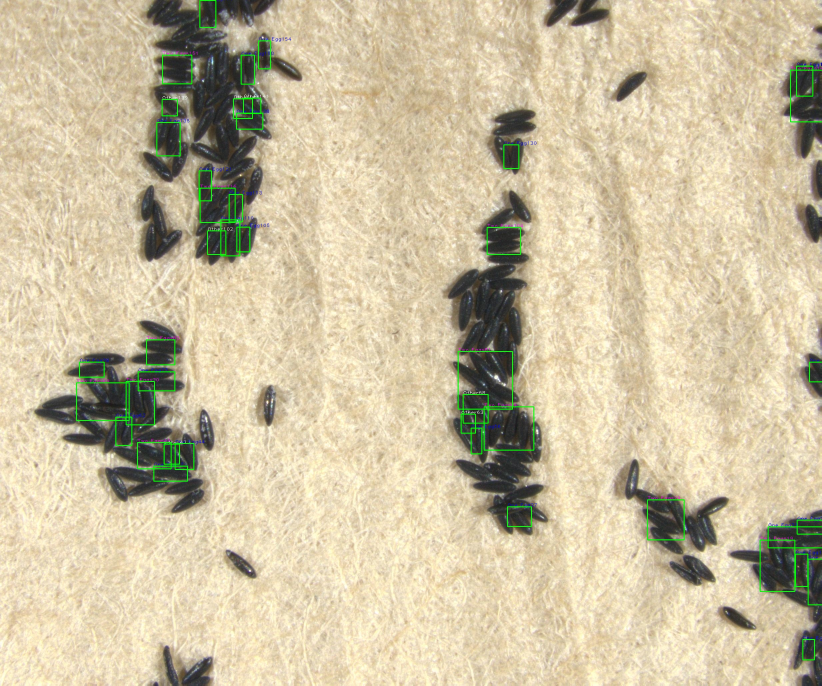
#> input picture Counting Eggs With AI/stackPhotos/Rectanglestack1.jpg, 2464 x 2056 px (shown at 1/3 size)
$ python semester2.py
#> lines starting #> are read from the running program, lines starting #| are printed output that depends on the picture; after the words box and inside, x2 and y2 are one past the last pixel; in counts of white or black regions, pixels touching at a corner belong together
import numpy as np
import cv2
import math
import os
font = cv2.FONT_HERSHEY_TRIPLEX

FILENAME = 'stack5.jpg'

directory = 'stackPhotos'

for filename in os.listdir(directory):
     f = os.path.join(directory, filename)
     if ".jpg" in f:
        # SETUP - CREATE BLACK MASK AND FIND CONTOURS
        lower_black = np.array([0, 0, 0], dtype="uint16")
        upper_black = np.array([100, 100, 100], dtype="uint16")
        img = cv2.imread(f)
#> img is the input picture: shape (2056, 2464, 3); mean B, G, R 161.3, 191.5, 203.5
        img2 = img
        tempImg = cv2.imread(f)
        gray = cv2.cvtColor(tempImg, cv2.COLOR_RGB2GRAY)
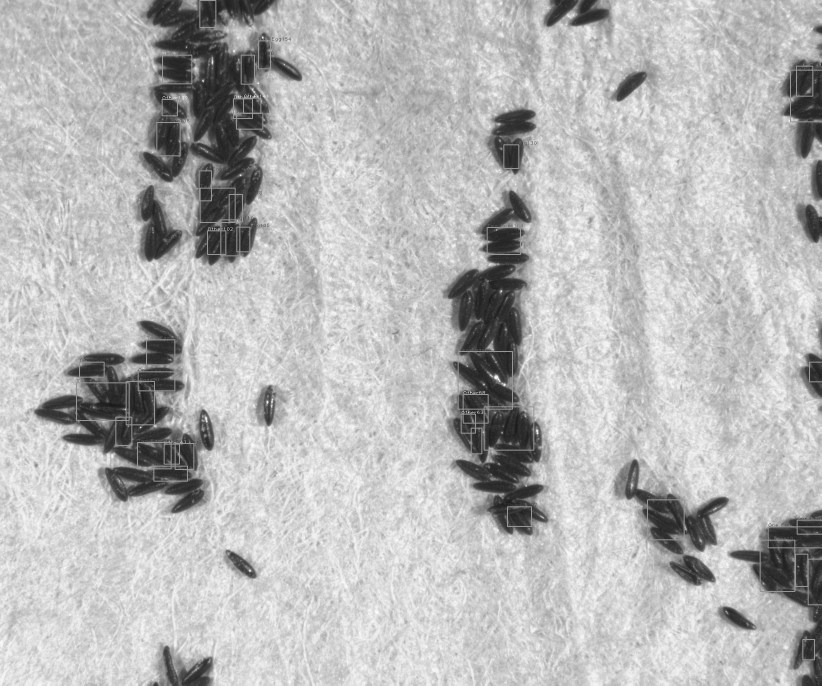
#> gray: shape (2056, 2464) (shown at 1/3 size); min 20, max 255, mean 183.8
        cv2.imwrite("gray.jpg", gray)
        frame = cv2.imread("gray.jpg")
#> frame: shape (2056, 2464, 3); min 20, max 255, mean 183.8
        try:
                os.remove("gray.jpg")
        except: pass
        black_mask = cv2.inRange(frame, lower_black, upper_black)
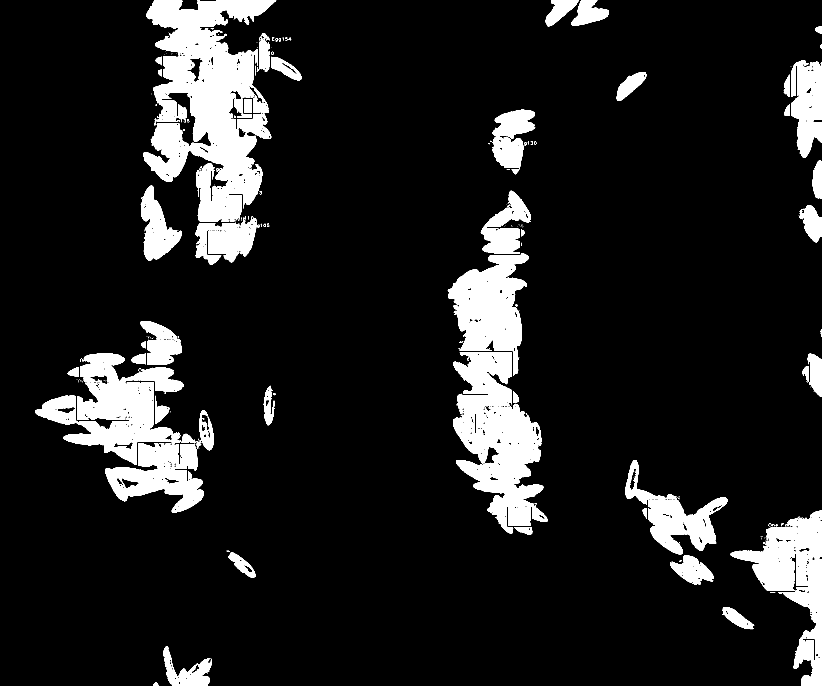
#> black_mask: shape (2056, 2464) (shown at 1/3 size); 11.6% white; 387 white regions (189 under 20 px)
        canny = black_mask
        canny = cv2.GaussianBlur(black_mask, (11, 11), 0)
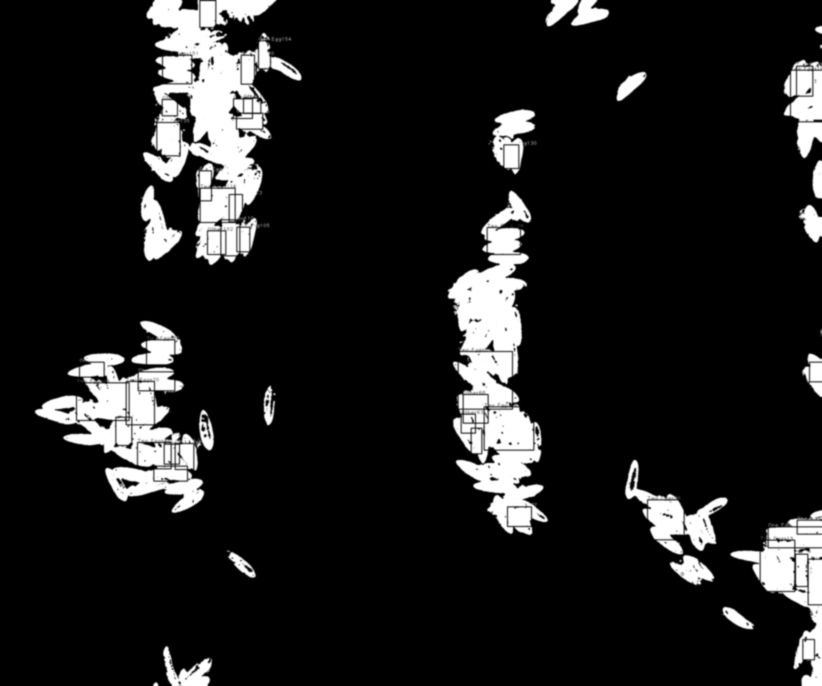
#> canny: shape (2056, 2464) (shown at 1/3 size); min 0, max 255, mean 29.7
        dilated = cv2.dilate(canny, (1, 1), iterations=1)
        (contours, heirarchy) = cv2.findContours(dilated, cv2.RETR_EXTERNAL, cv2.CHAIN_APPROX_SIMPLE)
#> contours = 21 contours; largest, box (x1, y1, x2, y2) and area: (424, 0, 909, 801) 216668, (1339, 567, 1648, 1611) 176426, (100, 958, 646, 1544) 147838, (2186, 1526, 2464, 2056) 61969, (1871, 1375, 2188, 1761) 44524
        rgb = cv2.cvtColor(img2, cv2.COLOR_BGR2RGB)
        cv2.drawContours(rgb, contours, -1, (0, 255, 0), 2)
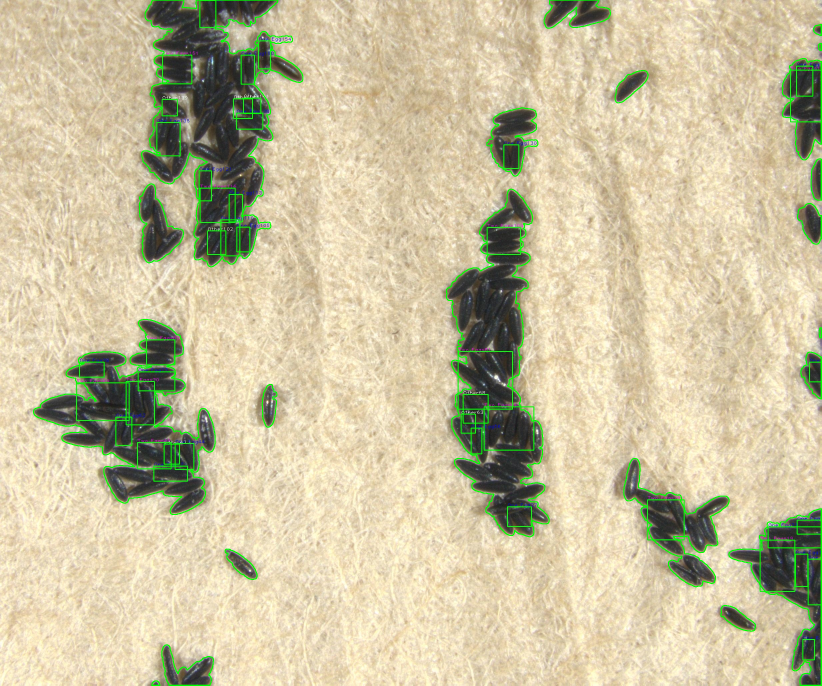
#> rgb: shape (2056, 2464, 3) (shown at 1/3 size); mean R, G, B 201.3, 192.8, 159.6


        # NEXT STEP - CALCULATE AREA
        # assuming 4350 is the area of one egg, and count is number of eggs
        count = 0;
        for i in contours:
            area = cv2.contourArea(i)
            x,y,w,h = cv2.boundingRect(i)

            if(area > 4350):
                count += math.floor(area/4350)
                num = math.floor(area/4350)
                cv2.putText(rgb,str(num),(math.floor(x+w/2), math.floor(y+h/2)),font, 2, (255, 0, 0))
            elif(area > 3000):
                count += 1
                num = 1
                cv2.putText(rgb,str(num),(math.floor(x+w/2), math.floor(y+h/2)),font, 2, (255, 0, 0))
#> this loop made 21 passes
#> (area, x, y, w, h, count, num) on passes 2, 3, 4, 5, 6, 7, 8, 10, 11, 12, 13, 14: (10247, 485, 1934, 156, 122, 2, 2), (4285.5, 2162, 1816, 105, 78, 3, 1), (4068, 675, 1647, 97, 92, 4, 1), (61969, 2186, 1526, 278, 530, 18, 14), (44524.5, 1871, 1375, 317, 386, 28, 10), (4147, 786, 1153, 45, 129, 29, 1), (5706, 2402, 1056, 62, 141, 30, 1), (147838, 100, 958, 546, 586, 63, 33), (5902.5, 2392, 610, 72, 123, 64, 1), (176426, 1339, 567, 309, 1044, 104, 40), (17234, 418, 551, 133, 238, 107, 3), (3109.5, 2433, 476, 31, 125, 108, 1)
#> (area, x, y, w, h) on passes 1, 9, 18, 19: (238.5, 455, 2042, 25, 14), (156, 2457, 983, 7, 31), (140.5, 2455, 130, 9, 22), (566, 2440, 73, 24, 34)
#> after the loop, count = 169

        print("In file " + f + ", Number of eggs: " + str(count));
#| In file stackPhotos/Rectanglestack1.jpg, Number of eggs: 169
#> pass 2 of the loop `for filename in os.listdir(directory):`:
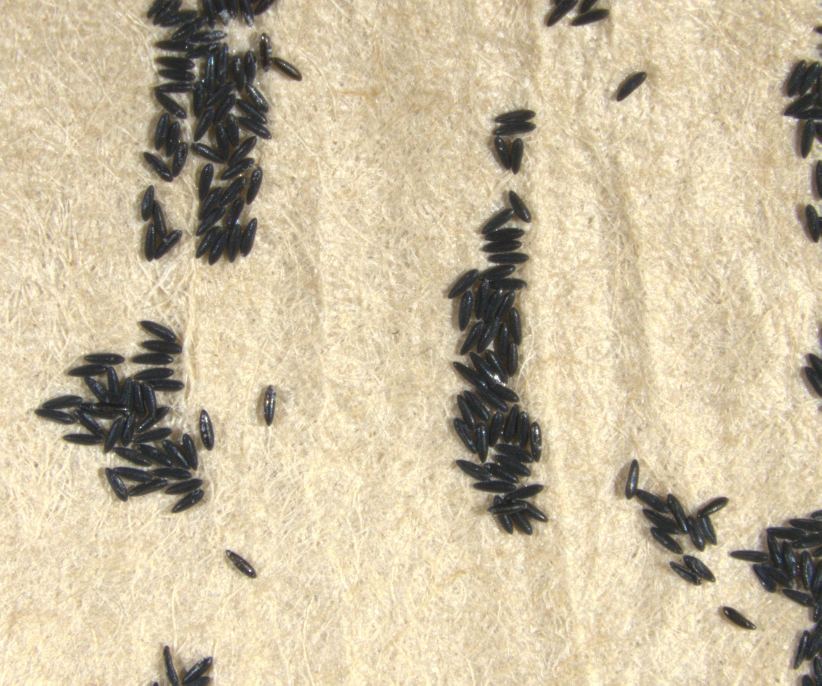
#> input picture Counting Eggs With AI/stackPhotos/stack1.jpg, 2464 x 2056 px (shown at 1/3 size)
#> img is the input picture: shape (2056, 2464, 3); mean B, G, R 161.6, 190.2, 204.1
#> `black_mask = cv2.inRange(frame, lower_black, upper_black)`:
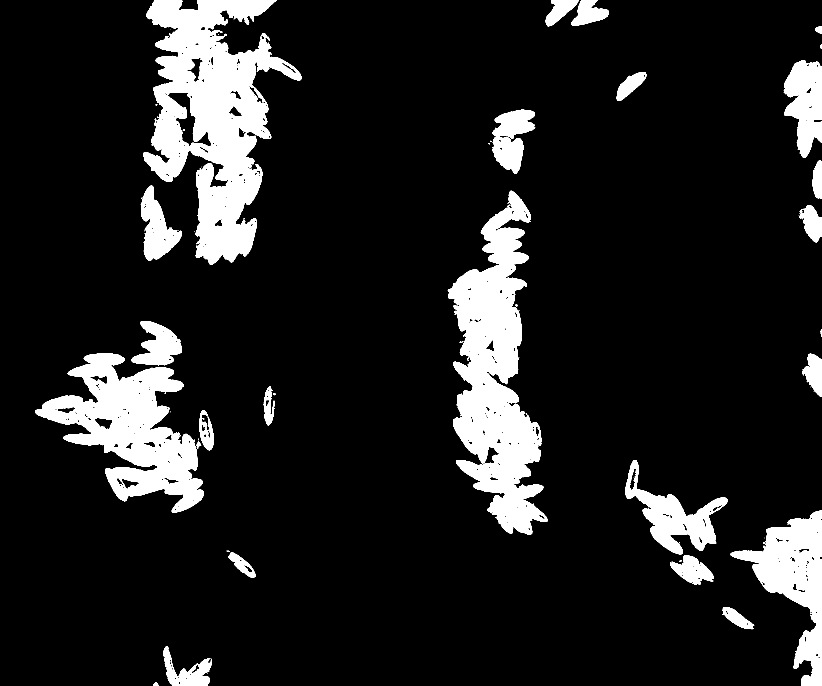
#> black_mask: shape (2056, 2464) (shown at 1/3 size); 12.3% white; 87 white regions (51 under 20 px)
#> contours = 21 contours; largest, box (x1, y1, x2, y2) and area: (424, 0, 909, 801) 213726, (1339, 567, 1648, 1611) 175662, (100, 958, 646, 1544) 146860, (2186, 1526, 2464, 2056) 61131, (1871, 1375, 2188, 1760) 44411
#> `cv2.drawContours(rgb, contours, -1, (0, 255, 0), 2)`:
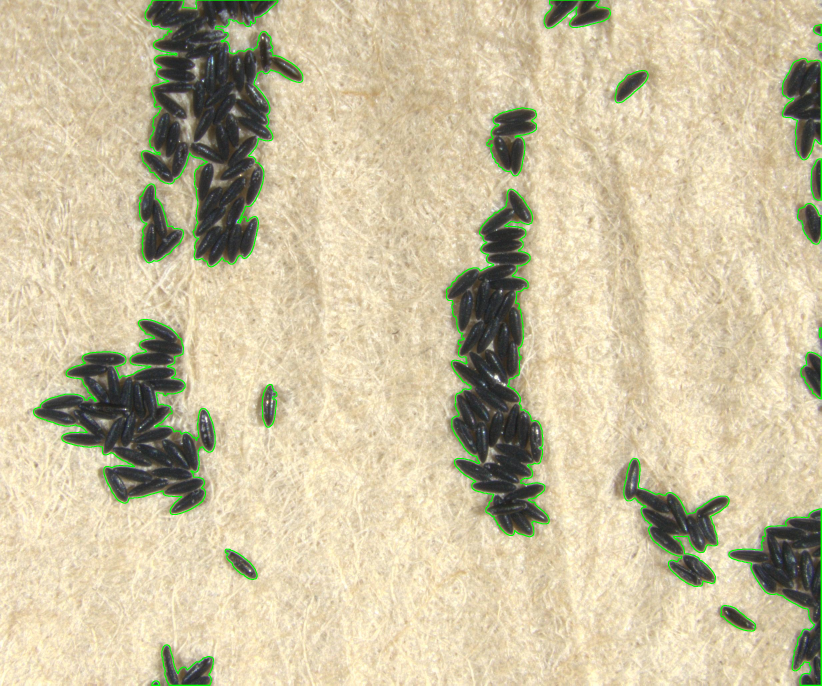
#> rgb: shape (2056, 2464, 3) (shown at 1/3 size); mean R, G, B 201.9, 191.6, 159.9
#> the loop `for i in contours:` made 21 passes
#> (area, x, y, w, h, count, num) on passes 2, 3, 4, 5, 6, 7, 8, 10: (10237.5, 485, 1934, 156, 122, 2, 2), (4280.5, 2162, 1816, 105, 78, 3, 1), (4065, 675, 1647, 97, 92, 4, 1), (61131, 2186, 1526, 278, 530, 18, 14), (44411, 1871, 1375, 317, 385, 28, 10), (4157.5, 786, 1153, 45, 129, 29, 1), (5713, 2402, 1056, 62, 141, 30, 1), (146860, 100, 958, 546, 586, 63, 33)
#> after the loop `for i in contours:`: count = 169
#| In file stackPhotos/stack1.jpg, Number of eggs: 169
#> pass 3 of the loop `for filename in os.listdir(directory):`:
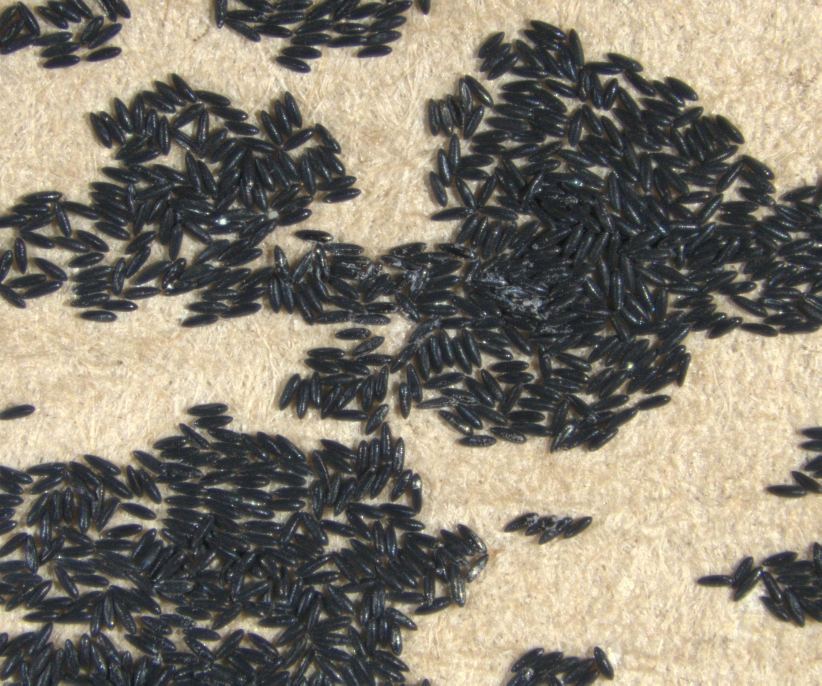
#> input picture Counting Eggs With AI/stackPhotos/stack10.jpg, 2464 x 2056 px (shown at 1/3 size)
#> img is the input picture: shape (2056, 2464, 3); mean B, G, R 111.7, 125, 131.6
#> `black_mask = cv2.inRange(frame, lower_black, upper_black)`:
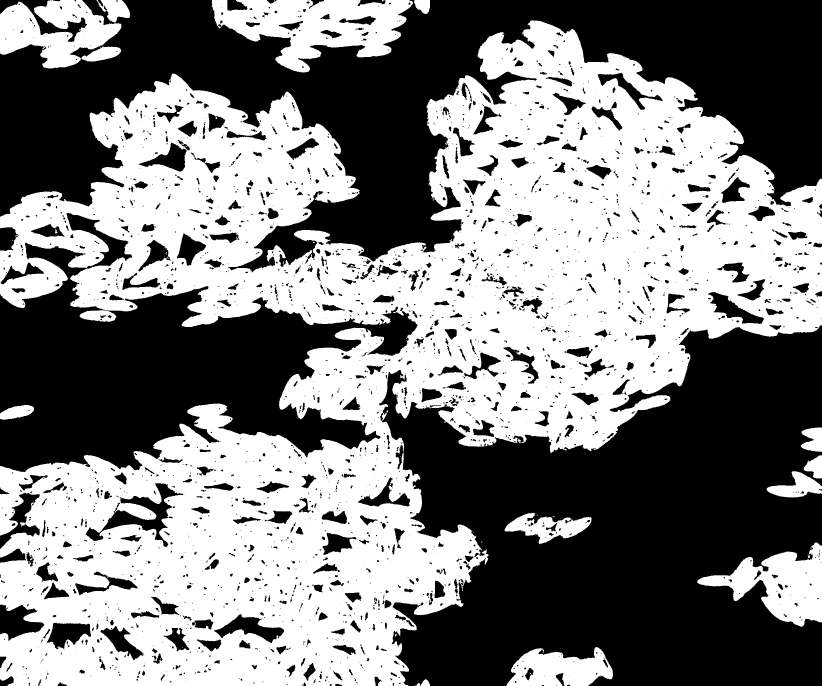
#> black_mask: shape (2056, 2464) (shown at 1/3 size); 50.2% white; 2683 black regions (1604 under 20 px)
#> contours = 10 contours; largest, box (x1, y1, x2, y2) and area: (0, 56, 2464, 2056) 2731850, (627, 0, 1295, 224) 86964, (0, 0, 395, 212) 62932, (2087, 1622, 2464, 1886) 50126, (1515, 1936, 1844, 2056) 28903
#> `cv2.drawContours(rgb, contours, -1, (0, 255, 0), 2)`:
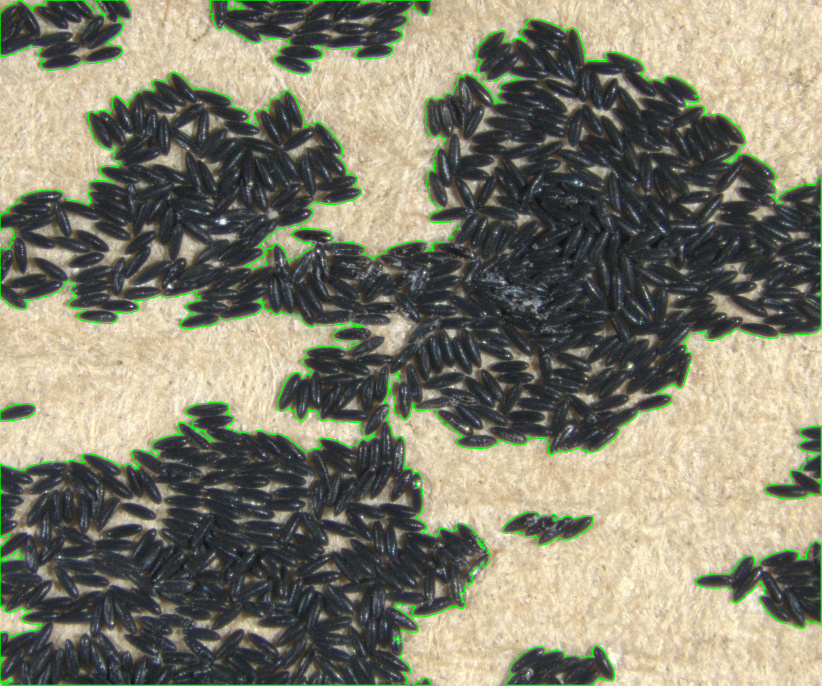
#> rgb: shape (2056, 2464, 3) (shown at 1/3 size); mean R, G, B 128.8, 126.7, 109.5
#> the loop `for i in contours:` made 10 passes
#> (area, x, y, w, h, count, num) on passes 3 to 10: (28903, 1515, 1936, 329, 120, 6, 6), (50126.5, 2087, 1622, 377, 264, 17, 11), (16366.5, 1509, 1534, 271, 104, 20, 3), (16436, 2295, 1277, 169, 221, 23, 3), (4203, 0, 1210, 107, 55, 24, 1), (2731850, 0, 56, 2464, 2000, 652, 628), (86964, 627, 0, 668, 224, 671, 19), (62932.5, 0, 0, 395, 212, 685, 14)
#> after the loop `for i in contours:`: count = 685
#| In file stackPhotos/stack10.jpg, Number of eggs: 685
#> the loop made 4 passes; the first 3 are shown
        #cv2.imwrite("final.jpg", rgb)
        #cv2.waitKey(0)
